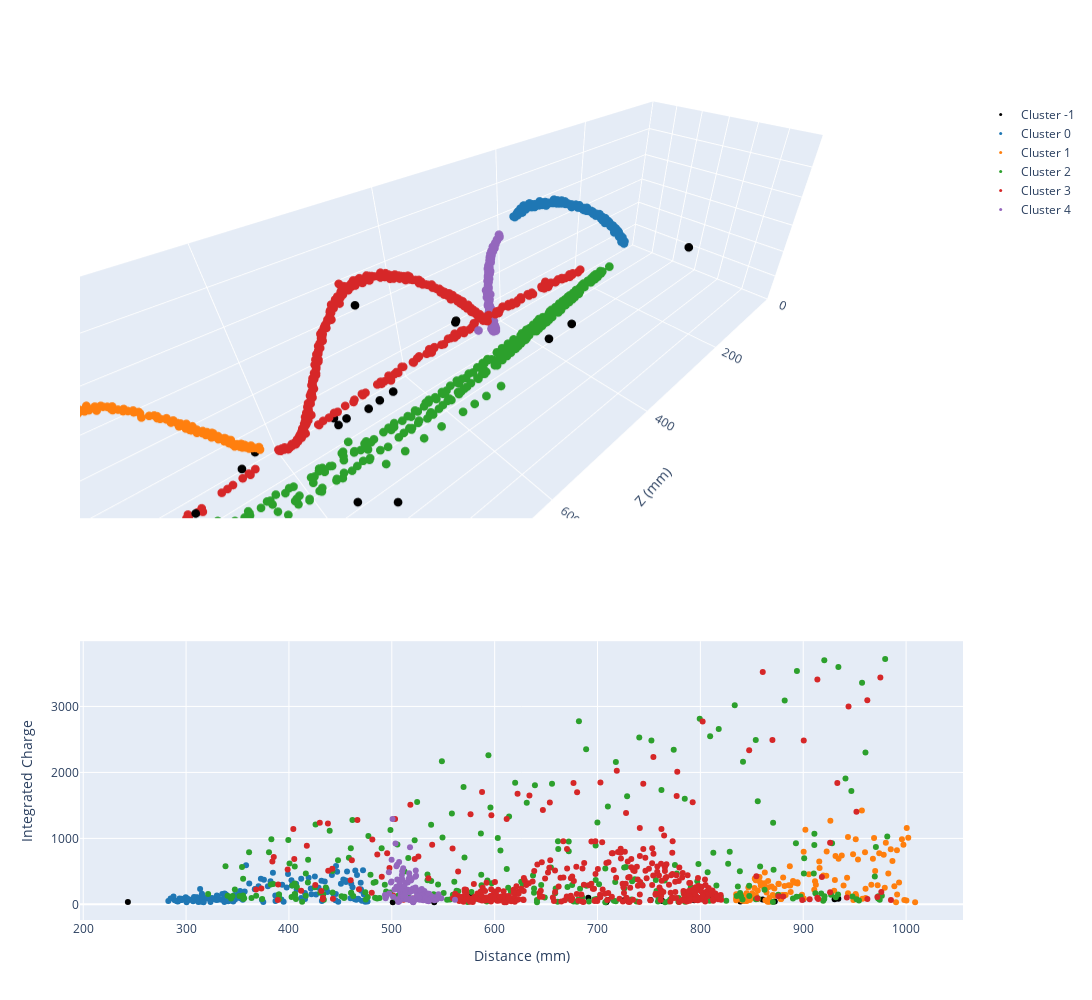

The notebook cell saved with this chart:
### Code cell
# Plot clusters
fig = make_subplots(2,1,specs=[[{"type": "scene"}],[{"type": "xy"}]],row_heights=[0.6,0.4])
scaled_data = np.zeros((len(cluster.point_cloud.cloud), 3))
for cluster in clusters:
    fig.add_trace(
        go.Scatter3d(
            x=cluster.point_cloud.cloud[:, 2], 
            y=cluster.point_cloud.cloud[:, 0], 
            z=cluster.point_cloud.cloud[:, 1], 
            mode="markers",
            legendgroup="clusters",
            marker= {
                "size": 3,
                "color": get_color(cluster.label)
            }, 
            name=f"Cluster {cluster.label}"
        ),
        row=1,
        col=1
    )
    fig.add_trace(
        go.Scatter(
            x=np.linalg.norm(cluster.point_cloud.cloud[:, :3], axis=1), 
            y=cluster.point_cloud.cloud[:, 3], 
            legendgroup="clusters",
            mode="markers",
            marker= {
                "color": get_color(cluster.label)
            },
            showlegend=False,
            name=f"Cluster {cluster.label}"
        ),
        row=2,
        col=1
    )
fig.update_layout(
    xaxis_title="Distance (mm)",
    yaxis_title="Integrated Charge",
    scene = {
        "xaxis_range": [0.0, 1000.0],
        "yaxis_range": [-300.0, 300.0],
        "zaxis_range": [-300.0, 300.0],
        "xaxis_title": "Z (mm)",
        "yaxis_title": "X (mm)",
        "zaxis_title": "Y (mm)",
        "aspectratio": {
            "x": 3.3,
            "y": 1.0,
            "z": 1.0
        }
    },
    width=1300,
    height=1000,
)

### Figure 1 — Plotly figure (JSON) as saved in the notebook; plotly's stock layout.template omitted (floating-point values rounded to 4 significant figures; data arrays with more than 128 entries replaced by an {"elided": "..."} marker saying what was removed)
{"data": [{"legendgroup": "clusters", "marker": {"color": "black", "size": 3}, "mode": "markers", "name": "Cluster -1", "scene": "scene", "type": "scatter3d", "x": [898.6, 930.8, 926.9, 750.1, 750.0, 738.8, 712.1, 695.6, 676.1, 835.3, 850.3, 854.9, 792.0, 560.0, 561.3, 764.2, 523.4, 481.7, 200.8, 670.9], "y": [-14.72, -34.36, -34.36, -80.99, -98.16, -85.89, -80.99, -85.89, -88.35, -66.26, -95.71, 166.9, 166.9, -125.2, -125.2, 206.1, 137.4, 137.4, 137.4, -216.0], "z": [-48.88, -70.14, -74.39, -108.4, -99.89, -108.4, -112.6, -112.6, -112.6, -40.38, -91.39, -46.76, -46.76, -40.38, -44.63, -63.76, 6.376, 6.376, 6.376, 72.26]}, {"legendgroup": "clusters", "marker": {"color": "black"}, "mode": "markers", "name": "Cluster -1", "showlegend": false, "type": "scatter", "x": [900.1, 934.1, 930.5, 762.2, 763.0, 751.6, 725.5, 709.9, 691.1, 838.9, 860.5, 872.3, 810.8, 575.2, 576.8, 794.0, 541.2, 501.0, 243.4, 708.5], "xaxis": "x", "y": [77, 84, 77, 62, 49, 65, 61, 65, 100, 44, 72, 43, 72, 106, 121, 64, 31, 32, 36, 33], "yaxis": "y"}, {"legendgroup": "clusters", "marker": {"color": "rgb(31, 119, 180)", "size": 3}, "mode": "markers", "name": "Cluster 0", "scene": "scene", "type": "scatter3d", "x": {"elided": "137 float values"}, "y": {"elided": "137 float values"}, "z": {"elided": "137 float values"}}, {"legendgroup": "clusters", "marker": {"color": "rgb(31, 119, 180)"}, "mode": "markers", "name": "Cluster 0", "showlegend": false, "type": "scatter", "x": {"elided": "137 float values"}, "xaxis": "x", "y": {"elided": "137 int values"}, "yaxis": "y"}, {"legendgroup": "clusters", "marker": {"color": "rgb(255, 127, 14)", "size": 3}, "mode": "markers", "name": "Cluster 1", "scene": "scene", "type": "scatter3d", "x": [862.3, 859.9, 865.4, 866.2, 860.5, 864.8, 859.8, 843.9, 860.9, 863.3, 841.6, 834.3, 857.9, 857.7, 858.6, 858.8, 848.4, 862.2, 845.6, 850.6, 850.7, 854.3, 851.1, 845.0, 843.5, 847.4, 843.5, 851.4, 853.2, 851.3, 839.6, 851.0, 834.5, 853.0, 855.5, 852.2, 839.4, 853.9, 846.0, 846.0, 834.5, 836.9, 841.1, 907.3, 910.5, 911.2, 898.9, 902.1, 904.8, 903.9, 896.4, 899.1, 975.2, 974.4, 973.7, 971.5, 965.9, 967.3, 969.6, 964.1, 971.3, 977.0, 928.3, 943.9, 924.8, 920.0, 926.6, 924.6, 925.6, 925.3, 941.8, 939.0, 941.6, 920.4, 915.3, 951.3, 946.2, 946.9, 953.2, 956.4, 953.1, 920.5, 960.1, 958.5, 916.3, 957.7, 960.9, 912.9, 931.3, 933.6, 930.9, 935.2, 936.2, 909.9, 879.2, 882.8, 882.4, 887.5, 896.2, 877.8, 876.0, 872.7, 873.4, 887.1, 877.4, 888.5, 891.5, 895.8, 877.8, 881.2, 886.1, 869.4, 870.6, 869.0, 872.7, 874.6, 868.5, 872.1, 870.0], "y": [-17.18, -14.72, -22.09, -22.09, -17.18, -19.63, -14.72, -2.454, -14.72, -19.63, -2.454, -2.454, -12.27, -12.27, -9.816, -9.816, -4.908, -12.27, -4.908, -2.454, -2.454, -9.816, -2.454, -2.454, 0, 0, -2.454, -4.908, -7.362, -4.908, 0, -7.362, -2.454, -4.908, -7.362, -4.908, -2.454, -7.362, 0, 0, 0, 0, 0, -112.9, -117.8, -122.7, -93.26, -98.16, -103.1, -108.0, -78.53, -88.35, -220.9, -260.1, -225.8, -220.9, -216.0, -216.0, -220.9, -220.9, -225.8, -220.9, -171.8, -196.3, -157.1, -147.2, -162.0, -152.2, -166.9, -171.8, -196.3, -191.4, -191.4, -147.2, -137.4, -206.1, -201.2, -201.2, -206.1, -211.1, -211.1, -152.2, -216.0, -216.0, -142.3, -216.0, -220.9, -132.5, -176.7, -186.5, -181.6, -181.6, -176.7, -127.6, -49.08, -53.99, -56.44, -58.9, -83.44, -39.27, -39.27, -36.81, -34.36, -63.81, -41.72, -68.72, -73.62, -78.53, -44.17, -46.63, -53.99, -24.54, -31.9, -24.54, -29.45, -31.9, -27.0, -27.0, -29.45], "z": [91.39, 95.64, 104.1, 99.89, 95.64, 95.64, 87.14, 44.63, 91.39, 99.89, 36.13, 27.63, 82.89, 87.14, 82.89, 87.14, 57.38, 91.39, 53.13, 57.38, 61.63, 78.64, 65.89, 53.13, 44.63, 53.13, 48.88, 61.63, 65.89, 65.89, 36.13, 70.14, 23.38, 70.14, 74.39, 74.39, 40.38, 78.64, 48.88, 57.38, 23.38, 31.88, 40.38, 148.8, 148.8, 148.8, 148.8, 148.8, 148.8, 148.8, 140.3, 148.8, 38.26, 21.25, 38.26, 46.76, 55.26, 63.76, 55.26, 63.76, 46.76, 29.75, 131.8, 106.3, 140.3, 148.8, 140.3, 148.8, 140.3, 140.3, 114.8, 123.3, 114.8, 140.3, 148.8, 97.77, 97.77, 106.3, 89.26, 80.76, 89.26, 140.3, 72.26, 123.3, 148.8, 80.76, 72.26, 148.8, 131.8, 123.3, 131.8, 123.3, 123.3, 148.8, 129.6, 133.9, 133.9, 140.3, 148.8, 121.1, 125.4, 121.1, 116.9, 140.3, 125.4, 140.3, 140.3, 148.8, 125.4, 129.6, 140.3, 104.1, 112.6, 108.4, 112.6, 116.9, 108.4, 112.6, 116.9]}, {"legendgroup": "clusters", "marker": {"color": "rgb(255, 127, 14)"}, "mode": "markers", "name": "Cluster 1", "showlegend": false, "type": "scatter", "x": [867.3, 865.4, 872.0, 872.2, 865.9, 870.3, 864.3, 845.0, 865.8, 869.2, 842.4, 834.7, 862.0, 862.2, 862.6, 863.2, 850.4, 867.1, 847.2, 852.6, 852.9, 858.0, 853.6, 846.6, 844.7, 849.1, 844.9, 853.7, 855.8, 853.8, 840.4, 853.9, 834.8, 855.8, 858.8, 855.5, 840.4, 857.5, 847.5, 848.0, 834.8, 837.5, 842.1, 926.4, 930.1, 931.4, 915.9, 919.5, 922.8, 922.4, 910.7, 915.6, 1001.0, 1009.0, 1000.0, 997.4, 991.3, 993.2, 995.9, 991.1, 998.3, 1002.0, 953.2, 969.9, 948.4, 943.5, 951.0, 948.7, 951.0, 951.5, 968.9, 966.2, 967.7, 942.6, 937.4, 978.2, 972.3, 973.9, 979.3, 982.7, 980.3, 943.5, 986.7, 990.2, 939.2, 985.1, 988.6, 934.3, 957.0, 960.0, 957.6, 960.6, 960.7, 930.8, 890.1, 894.5, 894.2, 900.5, 912.3, 887.0, 885.8, 881.8, 881.8, 900.4, 887.3, 902.1, 905.5, 911.5, 887.8, 891.9, 898.8, 876.0, 878.4, 876.1, 880.5, 882.9, 875.7, 879.7, 878.3], "xaxis": "x", "y": [105, 41, 239, 129, 260, 140, 178, 52, 355, 272, 52, 97, 256, 320, 483, 62, 169, 38, 98, 249, 393, 338, 95, 254, 107, 89, 170, 377, 90, 365, 93, 139, 153, 209, 287, 82, 59, 414, 92, 67, 61, 100, 129, 1269, 208, 734, 552, 436, 801, 434, 222, 651, 1157, 33, 60, 904, 149, 330, 987, 820, 66, 1010, 679, 507, 761, 1021, 986, 65, 157, 128, 1005, 297, 693, 403, 739, 752, 288, 774, 252, 469, 934, 168, 658, 33, 285, 835, 274, 693, 1421, 791, 86, 237, 95, 370, 355, 317, 336, 89, 297, 578, 291, 278, 141, 796, 285, 1132, 456, 349, 189, 327, 144, 314, 80, 308, 406, 142, 139, 141, 81], "yaxis": "y"}, {"legendgroup": "clusters", "marker": {"color": "rgb(44, 160, 44)", "size": 3}, "mode": "markers", "name": "Cluster 2", "scene": "scene", "type": "scatter3d", "x": {"elided": "280 float values"}, "y": {"elided": "280 float values"}, "z": {"elided": "280 float values"}}, {"legendgroup": "clusters", "marker": {"color": "rgb(44, 160, 44)"}, "mode": "markers", "name": "Cluster 2", "showlegend": false, "type": "scatter", "x": {"elided": "280 float values"}, "xaxis": "x", "y": {"elided": "280 int values"}, "yaxis": "y"}, {"legendgroup": "clusters", "marker": {"color": "rgb(214, 39, 40)", "size": 3}, "mode": "markers", "name": "Cluster 3", "scene": "scene", "type": "scatter3d", "x": {"elided": "395 float values"}, "y": {"elided": "395 float values"}, "z": {"elided": "395 float values"}}, {"legendgroup": "clusters", "marker": {"color": "rgb(214, 39, 40)"}, "mode": "markers", "name": "Cluster 3", "showlegend": false, "type": "scatter", "x": {"elided": "395 float values"}, "xaxis": "x", "y": {"elided": "395 int values"}, "yaxis": "y"}, {"legendgroup": "clusters", "marker": {"color": "rgb(148, 103, 189)", "size": 3}, "mode": "markers", "name": "Cluster 4", "scene": "scene", "type": "scatter3d", "x": {"elided": "143 float values"}, "y": {"elided": "143 float values"}, "z": {"elided": "143 float values"}}, {"legendgroup": "clusters", "marker": {"color": "rgb(148, 103, 189)"}, "mode": "markers", "name": "Cluster 4", "showlegend": false, "type": "scatter", "x": {"elided": "143 float values"}, "xaxis": "x", "y": {"elided": "143 int values"}, "yaxis": "y"}], "layout": {"height": 1000, "scene": {"aspectratio": {"x": 3.3, "y": 1, "z": 1}, "domain": {"x": [0, 1], "y": [0.49, 1]}, "xaxis": {"range": [0, 1000], "title": {"text": "Z (mm)"}}, "yaxis": {"range": [-300, 300], "title": {"text": "X (mm)"}}, "zaxis": {"range": [-300, 300], "title": {"text": "Y (mm)"}}}, "width": 1300, "xaxis": {"anchor": "y", "domain": [0, 1], "title": {"text": "Distance (mm)"}}, "yaxis": {"anchor": "x", "domain": [0, 0.34], "title": {"text": "Integrated Charge"}}}}
